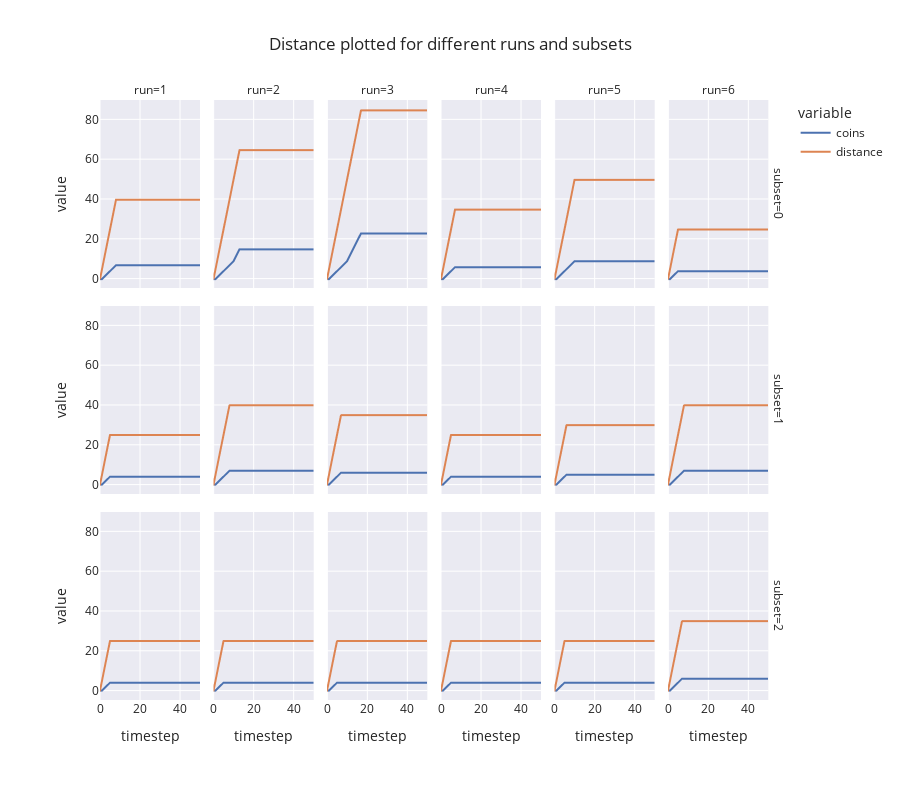

The notebook cell saved with this chart:
### Code cell
fig = px.line(
    df,
    x='timestep',
    y=['coins', 'distance'],
    facet_row='subset',
    facet_col='run',
    height=800,
    template='seaborn',
    title='Distance plotted for different runs and subsets'
)

fig.update_layout(
    margin=dict(l=100, r=100, t=100, b=100),
)

fig.show()

### Figure 1 — Plotly figure (JSON) as saved in the notebook; plotly's stock layout.template omitted (floating-point values rounded to 4 significant figures)
{"data": [{"hovertemplate": "variable=coins<br>subset=0<br>run=1<br>timestep=%{x}<br>value=%{y}<extra></extra>", "legendgroup": "coins", "line": {"color": "rgb(76,114,176)", "dash": "solid"}, "mode": "lines", "name": "coins", "showlegend": true, "type": "scattergl", "x": [0, 1, 2, 3, 4, 5, 6, 7, 8, 9, 10, 11, 12, 13, 14, 15, 16, 17, 18, 19, 20, 21, 22, 23, 24, 25, 26, 27, 28, 29, 30, 31, 32, 33, 34, 35, 36, 37, 38, 39, 40, 41, 42, 43, 44, 45, 46, 47, 48, 49, 50], "xaxis": "x13", "y": [0, 0, 1, 2, 3, 4, 5, 6, 7, 7, 7, 7, 7, 7, 7, 7, 7, 7, 7, 7, 7, 7, 7, 7, 7, 7, 7, 7, 7, 7, 7, 7, 7, 7, 7, 7, 7, 7, 7, 7, 7, 7, 7, 7, 7, 7, 7, 7, 7, 7, 7], "yaxis": "y13"}, {"hovertemplate": "variable=coins<br>subset=0<br>run=2<br>timestep=%{x}<br>value=%{y}<extra></extra>", "legendgroup": "coins", "line": {"color": "rgb(76,114,176)", "dash": "solid"}, "mode": "lines", "name": "coins", "showlegend": false, "type": "scattergl", "x": [0, 1, 2, 3, 4, 5, 6, 7, 8, 9, 10, 11, 12, 13, 14, 15, 16, 17, 18, 19, 20, 21, 22, 23, 24, 25, 26, 27, 28, 29, 30, 31, 32, 33, 34, 35, 36, 37, 38, 39, 40, 41, 42, 43, 44, 45, 46, 47, 48, 49, 50], "xaxis": "x14", "y": [0, 0, 1, 2, 3, 4, 5, 6, 7, 8, 9, 11, 13, 15, 15, 15, 15, 15, 15, 15, 15, 15, 15, 15, 15, 15, 15, 15, 15, 15, 15, 15, 15, 15, 15, 15, 15, 15, 15, 15, 15, 15, 15, 15, 15, 15, 15, 15, 15, 15, 15], "yaxis": "y14"}, {"hovertemplate": "variable=coins<br>subset=0<br>run=3<br>timestep=%{x}<br>value=%{y}<extra></extra>", "legendgroup": "coins", "line": {"color": "rgb(76,114,176)", "dash": "solid"}, "mode": "lines", "name": "coins", "showlegend": false, "type": "scattergl", "x": [0, 1, 2, 3, 4, 5, 6, 7, 8, 9, 10, 11, 12, 13, 14, 15, 16, 17, 18, 19, 20, 21, 22, 23, 24, 25, 26, 27, 28, 29, 30, 31, 32, 33, 34, 35, 36, 37, 38, 39, 40, 41, 42, 43, 44, 45, 46, 47, 48, 49, 50], "xaxis": "x15", "y": [0, 0, 1, 2, 3, 4, 5, 6, 7, 8, 9, 11, 13, 15, 17, 19, 21, 23, 23, 23, 23, 23, 23, 23, 23, 23, 23, 23, 23, 23, 23, 23, 23, 23, 23, 23, 23, 23, 23, 23, 23, 23, 23, 23, 23, 23, 23, 23, 23, 23, 23], "yaxis": "y15"}, {"hovertemplate": "variable=coins<br>subset=0<br>run=4<br>timestep=%{x}<br>value=%{y}<extra></extra>", "legendgroup": "coins", "line": {"color": "rgb(76,114,176)", "dash": "solid"}, "mode": "lines", "name": "coins", "showlegend": false, "type": "scattergl", "x": [0, 1, 2, 3, 4, 5, 6, 7, 8, 9, 10, 11, 12, 13, 14, 15, 16, 17, 18, 19, 20, 21, 22, 23, 24, 25, 26, 27, 28, 29, 30, 31, 32, 33, 34, 35, 36, 37, 38, 39, 40, 41, 42, 43, 44, 45, 46, 47, 48, 49, 50], "xaxis": "x16", "y": [0, 0, 1, 2, 3, 4, 5, 6, 6, 6, 6, 6, 6, 6, 6, 6, 6, 6, 6, 6, 6, 6, 6, 6, 6, 6, 6, 6, 6, 6, 6, 6, 6, 6, 6, 6, 6, 6, 6, 6, 6, 6, 6, 6, 6, 6, 6, 6, 6, 6, 6], "yaxis": "y16"}, {"hovertemplate": "variable=coins<br>subset=0<br>run=5<br>timestep=%{x}<br>value=%{y}<extra></extra>", "legendgroup": "coins", "line": {"color": "rgb(76,114,176)", "dash": "solid"}, "mode": "lines", "name": "coins", "showlegend": false, "type": "scattergl", "x": [0, 1, 2, 3, 4, 5, 6, 7, 8, 9, 10, 11, 12, 13, 14, 15, 16, 17, 18, 19, 20, 21, 22, 23, 24, 25, 26, 27, 28, 29, 30, 31, 32, 33, 34, 35, 36, 37, 38, 39, 40, 41, 42, 43, 44, 45, 46, 47, 48, 49, 50], "xaxis": "x17", "y": [0, 0, 1, 2, 3, 4, 5, 6, 7, 8, 9, 9, 9, 9, 9, 9, 9, 9, 9, 9, 9, 9, 9, 9, 9, 9, 9, 9, 9, 9, 9, 9, 9, 9, 9, 9, 9, 9, 9, 9, 9, 9, 9, 9, 9, 9, 9, 9, 9, 9, 9], "yaxis": "y17"}, {"hovertemplate": "variable=coins<br>subset=0<br>run=6<br>timestep=%{x}<br>value=%{y}<extra></extra>", "legendgroup": "coins", "line": {"color": "rgb(76,114,176)", "dash": "solid"}, "mode": "lines", "name": "coins", "showlegend": false, "type": "scattergl", "x": [0, 1, 2, 3, 4, 5, 6, 7, 8, 9, 10, 11, 12, 13, 14, 15, 16, 17, 18, 19, 20, 21, 22, 23, 24, 25, 26, 27, 28, 29, 30, 31, 32, 33, 34, 35, 36, 37, 38, 39, 40, 41, 42, 43, 44, 45, 46, 47, 48, 49, 50], "xaxis": "x18", "y": [0, 0, 1, 2, 3, 4, 4, 4, 4, 4, 4, 4, 4, 4, 4, 4, 4, 4, 4, 4, 4, 4, 4, 4, 4, 4, 4, 4, 4, 4, 4, 4, 4, 4, 4, 4, 4, 4, 4, 4, 4, 4, 4, 4, 4, 4, 4, 4, 4, 4, 4], "yaxis": "y18"}, {"hovertemplate": "variable=coins<br>subset=1<br>run=1<br>timestep=%{x}<br>value=%{y}<extra></extra>", "legendgroup": "coins", "line": {"color": "rgb(76,114,176)", "dash": "solid"}, "mode": "lines", "name": "coins", "showlegend": false, "type": "scattergl", "x": [0, 1, 2, 3, 4, 5, 6, 7, 8, 9, 10, 11, 12, 13, 14, 15, 16, 17, 18, 19, 20, 21, 22, 23, 24, 25, 26, 27, 28, 29, 30, 31, 32, 33, 34, 35, 36, 37, 38, 39, 40, 41, 42, 43, 44, 45, 46, 47, 48, 49, 50], "xaxis": "x7", "y": [0, 0, 1, 2, 3, 4, 4, 4, 4, 4, 4, 4, 4, 4, 4, 4, 4, 4, 4, 4, 4, 4, 4, 4, 4, 4, 4, 4, 4, 4, 4, 4, 4, 4, 4, 4, 4, 4, 4, 4, 4, 4, 4, 4, 4, 4, 4, 4, 4, 4, 4], "yaxis": "y7"}, {"hovertemplate": "variable=coins<br>subset=1<br>run=2<br>timestep=%{x}<br>value=%{y}<extra></extra>", "legendgroup": "coins", "line": {"color": "rgb(76,114,176)", "dash": "solid"}, "mode": "lines", "name": "coins", "showlegend": false, "type": "scattergl", "x": [0, 1, 2, 3, 4, 5, 6, 7, 8, 9, 10, 11, 12, 13, 14, 15, 16, 17, 18, 19, 20, 21, 22, 23, 24, 25, 26, 27, 28, 29, 30, 31, 32, 33, 34, 35, 36, 37, 38, 39, 40, 41, 42, 43, 44, 45, 46, 47, 48, 49, 50], "xaxis": "x8", "y": [0, 0, 1, 2, 3, 4, 5, 6, 7, 7, 7, 7, 7, 7, 7, 7, 7, 7, 7, 7, 7, 7, 7, 7, 7, 7, 7, 7, 7, 7, 7, 7, 7, 7, 7, 7, 7, 7, 7, 7, 7, 7, 7, 7, 7, 7, 7, 7, 7, 7, 7], "yaxis": "y8"}, {"hovertemplate": "variable=coins<br>subset=1<br>run=3<br>timestep=%{x}<br>value=%{y}<extra></extra>", "legendgroup": "coins", "line": {"color": "rgb(76,114,176)", "dash": "solid"}, "mode": "lines", "name": "coins", "showlegend": false, "type": "scattergl", "x": [0, 1, 2, 3, 4, 5, 6, 7, 8, 9, 10, 11, 12, 13, 14, 15, 16, 17, 18, 19, 20, 21, 22, 23, 24, 25, 26, 27, 28, 29, 30, 31, 32, 33, 34, 35, 36, 37, 38, 39, 40, 41, 42, 43, 44, 45, 46, 47, 48, 49, 50], "xaxis": "x9", "y": [0, 0, 1, 2, 3, 4, 5, 6, 6, 6, 6, 6, 6, 6, 6, 6, 6, 6, 6, 6, 6, 6, 6, 6, 6, 6, 6, 6, 6, 6, 6, 6, 6, 6, 6, 6, 6, 6, 6, 6, 6, 6, 6, 6, 6, 6, 6, 6, 6, 6, 6], "yaxis": "y9"}, {"hovertemplate": "variable=coins<br>subset=1<br>run=4<br>timestep=%{x}<br>value=%{y}<extra></extra>", "legendgroup": "coins", "line": {"color": "rgb(76,114,176)", "dash": "solid"}, "mode": "lines", "name": "coins", "showlegend": false, "type": "scattergl", "x": [0, 1, 2, 3, 4, 5, 6, 7, 8, 9, 10, 11, 12, 13, 14, 15, 16, 17, 18, 19, 20, 21, 22, 23, 24, 25, 26, 27, 28, 29, 30, 31, 32, 33, 34, 35, 36, 37, 38, 39, 40, 41, 42, 43, 44, 45, 46, 47, 48, 49, 50], "xaxis": "x10", "y": [0, 0, 1, 2, 3, 4, 4, 4, 4, 4, 4, 4, 4, 4, 4, 4, 4, 4, 4, 4, 4, 4, 4, 4, 4, 4, 4, 4, 4, 4, 4, 4, 4, 4, 4, 4, 4, 4, 4, 4, 4, 4, 4, 4, 4, 4, 4, 4, 4, 4, 4], "yaxis": "y10"}, {"hovertemplate": "variable=coins<br>subset=1<br>run=5<br>timestep=%{x}<br>value=%{y}<extra></extra>", "legendgroup": "coins", "line": {"color": "rgb(76,114,176)", "dash": "solid"}, "mode": "lines", "name": "coins", "showlegend": false, "type": "scattergl", "x": [0, 1, 2, 3, 4, 5, 6, 7, 8, 9, 10, 11, 12, 13, 14, 15, 16, 17, 18, 19, 20, 21, 22, 23, 24, 25, 26, 27, 28, 29, 30, 31, 32, 33, 34, 35, 36, 37, 38, 39, 40, 41, 42, 43, 44, 45, 46, 47, 48, 49, 50], "xaxis": "x11", "y": [0, 0, 1, 2, 3, 4, 5, 5, 5, 5, 5, 5, 5, 5, 5, 5, 5, 5, 5, 5, 5, 5, 5, 5, 5, 5, 5, 5, 5, 5, 5, 5, 5, 5, 5, 5, 5, 5, 5, 5, 5, 5, 5, 5, 5, 5, 5, 5, 5, 5, 5], "yaxis": "y11"}, {"hovertemplate": "variable=coins<br>subset=1<br>run=6<br>timestep=%{x}<br>value=%{y}<extra></extra>", "legendgroup": "coins", "line": {"color": "rgb(76,114,176)", "dash": "solid"}, "mode": "lines", "name": "coins", "showlegend": false, "type": "scattergl", "x": [0, 1, 2, 3, 4, 5, 6, 7, 8, 9, 10, 11, 12, 13, 14, 15, 16, 17, 18, 19, 20, 21, 22, 23, 24, 25, 26, 27, 28, 29, 30, 31, 32, 33, 34, 35, 36, 37, 38, 39, 40, 41, 42, 43, 44, 45, 46, 47, 48, 49, 50], "xaxis": "x12", "y": [0, 0, 1, 2, 3, 4, 5, 6, 7, 7, 7, 7, 7, 7, 7, 7, 7, 7, 7, 7, 7, 7, 7, 7, 7, 7, 7, 7, 7, 7, 7, 7, 7, 7, 7, 7, 7, 7, 7, 7, 7, 7, 7, 7, 7, 7, 7, 7, 7, 7, 7], "yaxis": "y12"}, {"hovertemplate": "variable=coins<br>subset=2<br>run=1<br>timestep=%{x}<br>value=%{y}<extra></extra>", "legendgroup": "coins", "line": {"color": "rgb(76,114,176)", "dash": "solid"}, "mode": "lines", "name": "coins", "showlegend": false, "type": "scattergl", "x": [0, 1, 2, 3, 4, 5, 6, 7, 8, 9, 10, 11, 12, 13, 14, 15, 16, 17, 18, 19, 20, 21, 22, 23, 24, 25, 26, 27, 28, 29, 30, 31, 32, 33, 34, 35, 36, 37, 38, 39, 40, 41, 42, 43, 44, 45, 46, 47, 48, 49, 50], "xaxis": "x", "y": [0, 0, 1, 2, 3, 4, 4, 4, 4, 4, 4, 4, 4, 4, 4, 4, 4, 4, 4, 4, 4, 4, 4, 4, 4, 4, 4, 4, 4, 4, 4, 4, 4, 4, 4, 4, 4, 4, 4, 4, 4, 4, 4, 4, 4, 4, 4, 4, 4, 4, 4], "yaxis": "y"}, {"hovertemplate": "variable=coins<br>subset=2<br>run=2<br>timestep=%{x}<br>value=%{y}<extra></extra>", "legendgroup": "coins", "line": {"color": "rgb(76,114,176)", "dash": "solid"}, "mode": "lines", "name": "coins", "showlegend": false, "type": "scattergl", "x": [0, 1, 2, 3, 4, 5, 6, 7, 8, 9, 10, 11, 12, 13, 14, 15, 16, 17, 18, 19, 20, 21, 22, 23, 24, 25, 26, 27, 28, 29, 30, 31, 32, 33, 34, 35, 36, 37, 38, 39, 40, 41, 42, 43, 44, 45, 46, 47, 48, 49, 50], "xaxis": "x2", "y": [0, 0, 1, 2, 3, 4, 4, 4, 4, 4, 4, 4, 4, 4, 4, 4, 4, 4, 4, 4, 4, 4, 4, 4, 4, 4, 4, 4, 4, 4, 4, 4, 4, 4, 4, 4, 4, 4, 4, 4, 4, 4, 4, 4, 4, 4, 4, 4, 4, 4, 4], "yaxis": "y2"}, {"hovertemplate": "variable=coins<br>subset=2<br>run=3<br>timestep=%{x}<br>value=%{y}<extra></extra>", "legendgroup": "coins", "line": {"color": "rgb(76,114,176)", "dash": "solid"}, "mode": "lines", "name": "coins", "showlegend": false, "type": "scattergl", "x": [0, 1, 2, 3, 4, 5, 6, 7, 8, 9, 10, 11, 12, 13, 14, 15, 16, 17, 18, 19, 20, 21, 22, 23, 24, 25, 26, 27, 28, 29, 30, 31, 32, 33, 34, 35, 36, 37, 38, 39, 40, 41, 42, 43, 44, 45, 46, 47, 48, 49, 50], "xaxis": "x3", "y": [0, 0, 1, 2, 3, 4, 4, 4, 4, 4, 4, 4, 4, 4, 4, 4, 4, 4, 4, 4, 4, 4, 4, 4, 4, 4, 4, 4, 4, 4, 4, 4, 4, 4, 4, 4, 4, 4, 4, 4, 4, 4, 4, 4, 4, 4, 4, 4, 4, 4, 4], "yaxis": "y3"}, {"hovertemplate": "variable=coins<br>subset=2<br>run=4<br>timestep=%{x}<br>value=%{y}<extra></extra>", "legendgroup": "coins", "line": {"color": "rgb(76,114,176)", "dash": "solid"}, "mode": "lines", "name": "coins", "showlegend": false, "type": "scattergl", "x": [0, 1, 2, 3, 4, 5, 6, 7, 8, 9, 10, 11, 12, 13, 14, 15, 16, 17, 18, 19, 20, 21, 22, 23, 24, 25, 26, 27, 28, 29, 30, 31, 32, 33, 34, 35, 36, 37, 38, 39, 40, 41, 42, 43, 44, 45, 46, 47, 48, 49, 50], "xaxis": "x4", "y": [0, 0, 1, 2, 3, 4, 4, 4, 4, 4, 4, 4, 4, 4, 4, 4, 4, 4, 4, 4, 4, 4, 4, 4, 4, 4, 4, 4, 4, 4, 4, 4, 4, 4, 4, 4, 4, 4, 4, 4, 4, 4, 4, 4, 4, 4, 4, 4, 4, 4, 4], "yaxis": "y4"}, {"hovertemplate": "variable=coins<br>subset=2<br>run=5<br>timestep=%{x}<br>value=%{y}<extra></extra>", "legendgroup": "coins", "line": {"color": "rgb(76,114,176)", "dash": "solid"}, "mode": "lines", "name": "coins", "showlegend": false, "type": "scattergl", "x": [0, 1, 2, 3, 4, 5, 6, 7, 8, 9, 10, 11, 12, 13, 14, 15, 16, 17, 18, 19, 20, 21, 22, 23, 24, 25, 26, 27, 28, 29, 30, 31, 32, 33, 34, 35, 36, 37, 38, 39, 40, 41, 42, 43, 44, 45, 46, 47, 48, 49, 50], "xaxis": "x5", "y": [0, 0, 1, 2, 3, 4, 4, 4, 4, 4, 4, 4, 4, 4, 4, 4, 4, 4, 4, 4, 4, 4, 4, 4, 4, 4, 4, 4, 4, 4, 4, 4, 4, 4, 4, 4, 4, 4, 4, 4, 4, 4, 4, 4, 4, 4, 4, 4, 4, 4, 4], "yaxis": "y5"}, {"hovertemplate": "variable=coins<br>subset=2<br>run=6<br>timestep=%{x}<br>value=%{y}<extra></extra>", "legendgroup": "coins", "line": {"color": "rgb(76,114,176)", "dash": "solid"}, "mode": "lines", "name": "coins", "showlegend": false, "type": "scattergl", "x": [0, 1, 2, 3, 4, 5, 6, 7, 8, 9, 10, 11, 12, 13, 14, 15, 16, 17, 18, 19, 20, 21, 22, 23, 24, 25, 26, 27, 28, 29, 30, 31, 32, 33, 34, 35, 36, 37, 38, 39, 40, 41, 42, 43, 44, 45, 46, 47, 48, 49, 50], "xaxis": "x6", "y": [0, 0, 1, 2, 3, 4, 5, 6, 6, 6, 6, 6, 6, 6, 6, 6, 6, 6, 6, 6, 6, 6, 6, 6, 6, 6, 6, 6, 6, 6, 6, 6, 6, 6, 6, 6, 6, 6, 6, 6, 6, 6, 6, 6, 6, 6, 6, 6, 6, 6, 6], "yaxis": "y6"}, {"hovertemplate": "variable=distance<br>subset=0<br>run=1<br>timestep=%{x}<br>value=%{y}<extra></extra>", "legendgroup": "distance", "line": {"color": "rgb(221,132,82)", "dash": "solid"}, "mode": "lines", "name": "distance", "showlegend": true, "type": "scattergl", "x": [0, 1, 2, 3, 4, 5, 6, 7, 8, 9, 10, 11, 12, 13, 14, 15, 16, 17, 18, 19, 20, 21, 22, 23, 24, 25, 26, 27, 28, 29, 30, 31, 32, 33, 34, 35, 36, 37, 38, 39, 40, 41, 42, 43, 44, 45, 46, 47, 48, 49, 50], "xaxis": "x13", "y": [0, 5, 10, 15, 20, 25, 30, 35, 40, 40, 40, 40, 40, 40, 40, 40, 40, 40, 40, 40, 40, 40, 40, 40, 40, 40, 40, 40, 40, 40, 40, 40, 40, 40, 40, 40, 40, 40, 40, 40, 40, 40, 40, 40, 40, 40, 40, 40, 40, 40, 40], "yaxis": "y13"}, {"hovertemplate": "variable=distance<br>subset=0<br>run=2<br>timestep=%{x}<br>value=%{y}<extra></extra>", "legendgroup": "distance", "line": {"color": "rgb(221,132,82)", "dash": "solid"}, "mode": "lines", "name": "distance", "showlegend": false, "type": "scattergl", "x": [0, 1, 2, 3, 4, 5, 6, 7, 8, 9, 10, 11, 12, 13, 14, 15, 16, 17, 18, 19, 20, 21, 22, 23, 24, 25, 26, 27, 28, 29, 30, 31, 32, 33, 34, 35, 36, 37, 38, 39, 40, 41, 42, 43, 44, 45, 46, 47, 48, 49, 50], "xaxis": "x14", "y": [0, 5, 10, 15, 20, 25, 30, 35, 40, 45, 50, 55, 60, 65, 65, 65, 65, 65, 65, 65, 65, 65, 65, 65, 65, 65, 65, 65, 65, 65, 65, 65, 65, 65, 65, 65, 65, 65, 65, 65, 65, 65, 65, 65, 65, 65, 65, 65, 65, 65, 65], "yaxis": "y14"}, {"hovertemplate": "variable=distance<br>subset=0<br>run=3<br>timestep=%{x}<br>value=%{y}<extra></extra>", "legendgroup": "distance", "line": {"color": "rgb(221,132,82)", "dash": "solid"}, "mode": "lines", "name": "distance", "showlegend": false, "type": "scattergl", "x": [0, 1, 2, 3, 4, 5, 6, 7, 8, 9, 10, 11, 12, 13, 14, 15, 16, 17, 18, 19, 20, 21, 22, 23, 24, 25, 26, 27, 28, 29, 30, 31, 32, 33, 34, 35, 36, 37, 38, 39, 40, 41, 42, 43, 44, 45, 46, 47, 48, 49, 50], "xaxis": "x15", "y": [0, 5, 10, 15, 20, 25, 30, 35, 40, 45, 50, 55, 60, 65, 70, 75, 80, 85, 85, 85, 85, 85, 85, 85, 85, 85, 85, 85, 85, 85, 85, 85, 85, 85, 85, 85, 85, 85, 85, 85, 85, 85, 85, 85, 85, 85, 85, 85, 85, 85, 85], "yaxis": "y15"}, {"hovertemplate": "variable=distance<br>subset=0<br>run=4<br>timestep=%{x}<br>value=%{y}<extra></extra>", "legendgroup": "distance", "line": {"color": "rgb(221,132,82)", "dash": "solid"}, "mode": "lines", "name": "distance", "showlegend": false, "type": "scattergl", "x": [0, 1, 2, 3, 4, 5, 6, 7, 8, 9, 10, 11, 12, 13, 14, 15, 16, 17, 18, 19, 20, 21, 22, 23, 24, 25, 26, 27, 28, 29, 30, 31, 32, 33, 34, 35, 36, 37, 38, 39, 40, 41, 42, 43, 44, 45, 46, 47, 48, 49, 50], "xaxis": "x16", "y": [0, 5, 10, 15, 20, 25, 30, 35, 35, 35, 35, 35, 35, 35, 35, 35, 35, 35, 35, 35, 35, 35, 35, 35, 35, 35, 35, 35, 35, 35, 35, 35, 35, 35, 35, 35, 35, 35, 35, 35, 35, 35, 35, 35, 35, 35, 35, 35, 35, 35, 35], "yaxis": "y16"}, {"hovertemplate": "variable=distance<br>subset=0<br>run=5<br>timestep=%{x}<br>value=%{y}<extra></extra>", "legendgroup": "distance", "line": {"color": "rgb(221,132,82)", "dash": "solid"}, "mode": "lines", "name": "distance", "showlegend": false, "type": "scattergl", "x": [0, 1, 2, 3, 4, 5, 6, 7, 8, 9, 10, 11, 12, 13, 14, 15, 16, 17, 18, 19, 20, 21, 22, 23, 24, 25, 26, 27, 28, 29, 30, 31, 32, 33, 34, 35, 36, 37, 38, 39, 40, 41, 42, 43, 44, 45, 46, 47, 48, 49, 50], "xaxis": "x17", "y": [0, 5, 10, 15, 20, 25, 30, 35, 40, 45, 50, 50, 50, 50, 50, 50, 50, 50, 50, 50, 50, 50, 50, 50, 50, 50, 50, 50, 50, 50, 50, 50, 50, 50, 50, 50, 50, 50, 50, 50, 50, 50, 50, 50, 50, 50, 50, 50, 50, 50, 50], "yaxis": "y17"}, {"hovertemplate": "variable=distance<br>subset=0<br>run=6<br>timestep=%{x}<br>value=%{y}<extra></extra>", "legendgroup": "distance", "line": {"color": "rgb(221,132,82)", "dash": "solid"}, "mode": "lines", "name": "distance", "showlegend": false, "type": "scattergl", "x": [0, 1, 2, 3, 4, 5, 6, 7, 8, 9, 10, 11, 12, 13, 14, 15, 16, 17, 18, 19, 20, 21, 22, 23, 24, 25, 26, 27, 28, 29, 30, 31, 32, 33, 34, 35, 36, 37, 38, 39, 40, 41, 42, 43, 44, 45, 46, 47, 48, 49, 50], "xaxis": "x18", "y": [0, 5, 10, 15, 20, 25, 25, 25, 25, 25, 25, 25, 25, 25, 25, 25, 25, 25, 25, 25, 25, 25, 25, 25, 25, 25, 25, 25, 25, 25, 25, 25, 25, 25, 25, 25, 25, 25, 25, 25, 25, 25, 25, 25, 25, 25, 25, 25, 25, 25, 25], "yaxis": "y18"}, {"hovertemplate": "variable=distance<br>subset=1<br>run=1<br>timestep=%{x}<br>value=%{y}<extra></extra>", "legendgroup": "distance", "line": {"color": "rgb(221,132,82)", "dash": "solid"}, "mode": "lines", "name": "distance", "showlegend": false, "type": "scattergl", "x": [0, 1, 2, 3, 4, 5, 6, 7, 8, 9, 10, 11, 12, 13, 14, 15, 16, 17, 18, 19, 20, 21, 22, 23, 24, 25, 26, 27, 28, 29, 30, 31, 32, 33, 34, 35, 36, 37, 38, 39, 40, 41, 42, 43, 44, 45, 46, 47, 48, 49, 50], "xaxis": "x7", "y": [0, 5, 10, 15, 20, 25, 25, 25, 25, 25, 25, 25, 25, 25, 25, 25, 25, 25, 25, 25, 25, 25, 25, 25, 25, 25, 25, 25, 25, 25, 25, 25, 25, 25, 25, 25, 25, 25, 25, 25, 25, 25, 25, 25, 25, 25, 25, 25, 25, 25, 25], "yaxis": "y7"}, {"hovertemplate": "variable=distance<br>subset=1<br>run=2<br>timestep=%{x}<br>value=%{y}<extra></extra>", "legendgroup": "distance", "line": {"color": "rgb(221,132,82)", "dash": "solid"}, "mode": "lines", "name": "distance", "showlegend": false, "type": "scattergl", "x": [0, 1, 2, 3, 4, 5, 6, 7, 8, 9, 10, 11, 12, 13, 14, 15, 16, 17, 18, 19, 20, 21, 22, 23, 24, 25, 26, 27, 28, 29, 30, 31, 32, 33, 34, 35, 36, 37, 38, 39, 40, 41, 42, 43, 44, 45, 46, 47, 48, 49, 50], "xaxis": "x8", "y": [0, 5, 10, 15, 20, 25, 30, 35, 40, 40, 40, 40, 40, 40, 40, 40, 40, 40, 40, 40, 40, 40, 40, 40, 40, 40, 40, 40, 40, 40, 40, 40, 40, 40, 40, 40, 40, 40, 40, 40, 40, 40, 40, 40, 40, 40, 40, 40, 40, 40, 40], "yaxis": "y8"}, {"hovertemplate": "variable=distance<br>subset=1<br>run=3<br>timestep=%{x}<br>value=%{y}<extra></extra>", "legendgroup": "distance", "line": {"color": "rgb(221,132,82)", "dash": "solid"}, "mode": "lines", "name": "distance", "showlegend": false, "type": "scattergl", "x": [0, 1, 2, 3, 4, 5, 6, 7, 8, 9, 10, 11, 12, 13, 14, 15, 16, 17, 18, 19, 20, 21, 22, 23, 24, 25, 26, 27, 28, 29, 30, 31, 32, 33, 34, 35, 36, 37, 38, 39, 40, 41, 42, 43, 44, 45, 46, 47, 48, 49, 50], "xaxis": "x9", "y": [0, 5, 10, 15, 20, 25, 30, 35, 35, 35, 35, 35, 35, 35, 35, 35, 35, 35, 35, 35, 35, 35, 35, 35, 35, 35, 35, 35, 35, 35, 35, 35, 35, 35, 35, 35, 35, 35, 35, 35, 35, 35, 35, 35, 35, 35, 35, 35, 35, 35, 35], "yaxis": "y9"}, {"hovertemplate": "variable=distance<br>subset=1<br>run=4<br>timestep=%{x}<br>value=%{y}<extra></extra>", "legendgroup": "distance", "line": {"color": "rgb(221,132,82)", "dash": "solid"}, "mode": "lines", "name": "distance", "showlegend": false, "type": "scattergl", "x": [0, 1, 2, 3, 4, 5, 6, 7, 8, 9, 10, 11, 12, 13, 14, 15, 16, 17, 18, 19, 20, 21, 22, 23, 24, 25, 26, 27, 28, 29, 30, 31, 32, 33, 34, 35, 36, 37, 38, 39, 40, 41, 42, 43, 44, 45, 46, 47, 48, 49, 50], "xaxis": "x10", "y": [0, 5, 10, 15, 20, 25, 25, 25, 25, 25, 25, 25, 25, 25, 25, 25, 25, 25, 25, 25, 25, 25, 25, 25, 25, 25, 25, 25, 25, 25, 25, 25, 25, 25, 25, 25, 25, 25, 25, 25, 25, 25, 25, 25, 25, 25, 25, 25, 25, 25, 25], "yaxis": "y10"}, {"hovertemplate": "variable=distance<br>subset=1<br>run=5<br>timestep=%{x}<br>value=%{y}<extra></extra>", "legendgroup": "distance", "line": {"color": "rgb(221,132,82)", "dash": "solid"}, "mode": "lines", "name": "distance", "showlegend": false, "type": "scattergl", "x": [0, 1, 2, 3, 4, 5, 6, 7, 8, 9, 10, 11, 12, 13, 14, 15, 16, 17, 18, 19, 20, 21, 22, 23, 24, 25, 26, 27, 28, 29, 30, 31, 32, 33, 34, 35, 36, 37, 38, 39, 40, 41, 42, 43, 44, 45, 46, 47, 48, 49, 50], "xaxis": "x11", "y": [0, 5, 10, 15, 20, 25, 30, 30, 30, 30, 30, 30, 30, 30, 30, 30, 30, 30, 30, 30, 30, 30, 30, 30, 30, 30, 30, 30, 30, 30, 30, 30, 30, 30, 30, 30, 30, 30, 30, 30, 30, 30, 30, 30, 30, 30, 30, 30, 30, 30, 30], "yaxis": "y11"}, {"hovertemplate": "variable=distance<br>subset=1<br>run=6<br>timestep=%{x}<br>value=%{y}<extra></extra>", "legendgroup": "distance", "line": {"color": "rgb(221,132,82)", "dash": "solid"}, "mode": "lines", "name": "distance", "showlegend": false, "type": "scattergl", "x": [0, 1, 2, 3, 4, 5, 6, 7, 8, 9, 10, 11, 12, 13, 14, 15, 16, 17, 18, 19, 20, 21, 22, 23, 24, 25, 26, 27, 28, 29, 30, 31, 32, 33, 34, 35, 36, 37, 38, 39, 40, 41, 42, 43, 44, 45, 46, 47, 48, 49, 50], "xaxis": "x12", "y": [0, 5, 10, 15, 20, 25, 30, 35, 40, 40, 40, 40, 40, 40, 40, 40, 40, 40, 40, 40, 40, 40, 40, 40, 40, 40, 40, 40, 40, 40, 40, 40, 40, 40, 40, 40, 40, 40, 40, 40, 40, 40, 40, 40, 40, 40, 40, 40, 40, 40, 40], "yaxis": "y12"}, {"hovertemplate": "variable=distance<br>subset=2<br>run=1<br>timestep=%{x}<br>value=%{y}<extra></extra>", "legendgroup": "distance", "line": {"color": "rgb(221,132,82)", "dash": "solid"}, "mode": "lines", "name": "distance", "showlegend": false, "type": "scattergl", "x": [0, 1, 2, 3, 4, 5, 6, 7, 8, 9, 10, 11, 12, 13, 14, 15, 16, 17, 18, 19, 20, 21, 22, 23, 24, 25, 26, 27, 28, 29, 30, 31, 32, 33, 34, 35, 36, 37, 38, 39, 40, 41, 42, 43, 44, 45, 46, 47, 48, 49, 50], "xaxis": "x", "y": [0, 5, 10, 15, 20, 25, 25, 25, 25, 25, 25, 25, 25, 25, 25, 25, 25, 25, 25, 25, 25, 25, 25, 25, 25, 25, 25, 25, 25, 25, 25, 25, 25, 25, 25, 25, 25, 25, 25, 25, 25, 25, 25, 25, 25, 25, 25, 25, 25, 25, 25], "yaxis": "y"}, {"hovertemplate": "variable=distance<br>subset=2<br>run=2<br>timestep=%{x}<br>value=%{y}<extra></extra>", "legendgroup": "distance", "line": {"color": "rgb(221,132,82)", "dash": "solid"}, "mode": "lines", "name": "distance", "showlegend": false, "type": "scattergl", "x": [0, 1, 2, 3, 4, 5, 6, 7, 8, 9, 10, 11, 12, 13, 14, 15, 16, 17, 18, 19, 20, 21, 22, 23, 24, 25, 26, 27, 28, 29, 30, 31, 32, 33, 34, 35, 36, 37, 38, 39, 40, 41, 42, 43, 44, 45, 46, 47, 48, 49, 50], "xaxis": "x2", "y": [0, 5, 10, 15, 20, 25, 25, 25, 25, 25, 25, 25, 25, 25, 25, 25, 25, 25, 25, 25, 25, 25, 25, 25, 25, 25, 25, 25, 25, 25, 25, 25, 25, 25, 25, 25, 25, 25, 25, 25, 25, 25, 25, 25, 25, 25, 25, 25, 25, 25, 25], "yaxis": "y2"}, {"hovertemplate": "variable=distance<br>subset=2<br>run=3<br>timestep=%{x}<br>value=%{y}<extra></extra>", "legendgroup": "distance", "line": {"color": "rgb(221,132,82)", "dash": "solid"}, "mode": "lines", "name": "distance", "showlegend": false, "type": "scattergl", "x": [0, 1, 2, 3, 4, 5, 6, 7, 8, 9, 10, 11, 12, 13, 14, 15, 16, 17, 18, 19, 20, 21, 22, 23, 24, 25, 26, 27, 28, 29, 30, 31, 32, 33, 34, 35, 36, 37, 38, 39, 40, 41, 42, 43, 44, 45, 46, 47, 48, 49, 50], "xaxis": "x3", "y": [0, 5, 10, 15, 20, 25, 25, 25, 25, 25, 25, 25, 25, 25, 25, 25, 25, 25, 25, 25, 25, 25, 25, 25, 25, 25, 25, 25, 25, 25, 25, 25, 25, 25, 25, 25, 25, 25, 25, 25, 25, 25, 25, 25, 25, 25, 25, 25, 25, 25, 25], "yaxis": "y3"}, {"hovertemplate": "variable=distance<br>subset=2<br>run=4<br>timestep=%{x}<br>value=%{y}<extra></extra>", "legendgroup": "distance", "line": {"color": "rgb(221,132,82)", "dash": "solid"}, "mode": "lines", "name": "distance", "showlegend": false, "type": "scattergl", "x": [0, 1, 2, 3, 4, 5, 6, 7, 8, 9, 10, 11, 12, 13, 14, 15, 16, 17, 18, 19, 20, 21, 22, 23, 24, 25, 26, 27, 28, 29, 30, 31, 32, 33, 34, 35, 36, 37, 38, 39, 40, 41, 42, 43, 44, 45, 46, 47, 48, 49, 50], "xaxis": "x4", "y": [0, 5, 10, 15, 20, 25, 25, 25, 25, 25, 25, 25, 25, 25, 25, 25, 25, 25, 25, 25, 25, 25, 25, 25, 25, 25, 25, 25, 25, 25, 25, 25, 25, 25, 25, 25, 25, 25, 25, 25, 25, 25, 25, 25, 25, 25, 25, 25, 25, 25, 25], "yaxis": "y4"}, {"hovertemplate": "variable=distance<br>subset=2<br>run=5<br>timestep=%{x}<br>value=%{y}<extra></extra>", "legendgroup": "distance", "line": {"color": "rgb(221,132,82)", "dash": "solid"}, "mode": "lines", "name": "distance", "showlegend": false, "type": "scattergl", "x": [0, 1, 2, 3, 4, 5, 6, 7, 8, 9, 10, 11, 12, 13, 14, 15, 16, 17, 18, 19, 20, 21, 22, 23, 24, 25, 26, 27, 28, 29, 30, 31, 32, 33, 34, 35, 36, 37, 38, 39, 40, 41, 42, 43, 44, 45, 46, 47, 48, 49, 50], "xaxis": "x5", "y": [0, 5, 10, 15, 20, 25, 25, 25, 25, 25, 25, 25, 25, 25, 25, 25, 25, 25, 25, 25, 25, 25, 25, 25, 25, 25, 25, 25, 25, 25, 25, 25, 25, 25, 25, 25, 25, 25, 25, 25, 25, 25, 25, 25, 25, 25, 25, 25, 25, 25, 25], "yaxis": "y5"}, {"hovertemplate": "variable=distance<br>subset=2<br>run=6<br>timestep=%{x}<br>value=%{y}<extra></extra>", "legendgroup": "distance", "line": {"color": "rgb(221,132,82)", "dash": "solid"}, "mode": "lines", "name": "distance", "showlegend": false, "type": "scattergl", "x": [0, 1, 2, 3, 4, 5, 6, 7, 8, 9, 10, 11, 12, 13, 14, 15, 16, 17, 18, 19, 20, 21, 22, 23, 24, 25, 26, 27, 28, 29, 30, 31, 32, 33, 34, 35, 36, 37, 38, 39, 40, 41, 42, 43, 44, 45, 46, 47, 48, 49, 50], "xaxis": "x6", "y": [0, 5, 10, 15, 20, 25, 30, 35, 35, 35, 35, 35, 35, 35, 35, 35, 35, 35, 35, 35, 35, 35, 35, 35, 35, 35, 35, 35, 35, 35, 35, 35, 35, 35, 35, 35, 35, 35, 35, 35, 35, 35, 35, 35, 35, 35, 35, 35, 35, 35, 35], "yaxis": "y6"}], "layout": {"annotations": [{"font": {}, "showarrow": false, "text": "run=1", "x": 0.07333, "xanchor": "center", "xref": "paper", "y": 1.0, "yanchor": "bottom", "yref": "paper"}, {"font": {}, "showarrow": false, "text": "run=2", "x": 0.24, "xanchor": "center", "xref": "paper", "y": 1.0, "yanchor": "bottom", "yref": "paper"}, {"font": {}, "showarrow": false, "text": "run=3", "x": 0.4067, "xanchor": "center", "xref": "paper", "y": 1.0, "yanchor": "bottom", "yref": "paper"}, {"font": {}, "showarrow": false, "text": "run=4", "x": 0.5733, "xanchor": "center", "xref": "paper", "y": 1.0, "yanchor": "bottom", "yref": "paper"}, {"font": {}, "showarrow": false, "text": "run=5", "x": 0.74, "xanchor": "center", "xref": "paper", "y": 1.0, "yanchor": "bottom", "yref": "paper"}, {"font": {}, "showarrow": false, "text": "run=6", "x": 0.9067, "xanchor": "center", "xref": "paper", "y": 1.0, "yanchor": "bottom", "yref": "paper"}, {"font": {}, "showarrow": false, "text": "subset=2", "textangle": 90, "x": 0.98, "xanchor": "left", "xref": "paper", "y": 0.1567, "yanchor": "middle", "yref": "paper"}, {"font": {}, "showarrow": false, "text": "subset=1", "textangle": 90, "x": 0.98, "xanchor": "left", "xref": "paper", "y": 0.5, "yanchor": "middle", "yref": "paper"}, {"font": {}, "showarrow": false, "text": "subset=0", "textangle": 90, "x": 0.98, "xanchor": "left", "xref": "paper", "y": 0.8433, "yanchor": "middle", "yref": "paper"}], "height": 800, "legend": {"title": {"text": "variable"}, "tracegroupgap": 0}, "margin": {"b": 100, "l": 100, "r": 100, "t": 100}, "title": {"text": "Distance plotted for different runs and subsets"}, "xaxis": {"anchor": "y", "domain": [0, 0.1467], "title": {"text": "timestep"}}, "xaxis10": {"anchor": "y10", "domain": [0.5, 0.6467], "matches": "x", "showticklabels": false}, "xaxis11": {"anchor": "y11", "domain": [0.6667, 0.8133], "matches": "x", "showticklabels": false}, "xaxis12": {"anchor": "y12", "domain": [0.8333, 0.98], "matches": "x", "showticklabels": false}, "xaxis13": {"anchor": "y13", "domain": [0, 0.1467], "matches": "x", "showticklabels": false}, "xaxis14": {"anchor": "y14", "domain": [0.1667, 0.3133], "matches": "x", "showticklabels": false}, "xaxis15": {"anchor": "y15", "domain": [0.3333, 0.48], "matches": "x", "showticklabels": false}, "xaxis16": {"anchor": "y16", "domain": [0.5, 0.6467], "matches": "x", "showticklabels": false}, "xaxis17": {"anchor": "y17", "domain": [0.6667, 0.8133], "matches": "x", "showticklabels": false}, "xaxis18": {"anchor": "y18", "domain": [0.8333, 0.98], "matches": "x", "showticklabels": false}, "xaxis2": {"anchor": "y2", "domain": [0.1667, 0.3133], "matches": "x", "title": {"text": "timestep"}}, "xaxis3": {"anchor": "y3", "domain": [0.3333, 0.48], "matches": "x", "title": {"text": "timestep"}}, "xaxis4": {"anchor": "y4", "domain": [0.5, 0.6467], "matches": "x", "title": {"text": "timestep"}}, "xaxis5": {"anchor": "y5", "domain": [0.6667, 0.8133], "matches": "x", "title": {"text": "timestep"}}, "xaxis6": {"anchor": "y6", "domain": [0.8333, 0.98], "matches": "x", "title": {"text": "timestep"}}, "xaxis7": {"anchor": "y7", "domain": [0, 0.1467], "matches": "x", "showticklabels": false}, "xaxis8": {"anchor": "y8", "domain": [0.1667, 0.3133], "matches": "x", "showticklabels": false}, "xaxis9": {"anchor": "y9", "domain": [0.3333, 0.48], "matches": "x", "showticklabels": false}, "yaxis": {"anchor": "x", "domain": [0, 0.3133], "title": {"text": "value"}}, "yaxis10": {"anchor": "x10", "domain": [0.3433, 0.6567], "matches": "y", "showticklabels": false}, "yaxis11": {"anchor": "x11", "domain": [0.3433, 0.6567], "matches": "y", "showticklabels": false}, "yaxis12": {"anchor": "x12", "domain": [0.3433, 0.6567], "matches": "y", "showticklabels": false}, "yaxis13": {"anchor": "x13", "domain": [0.6867, 1.0], "matches": "y", "title": {"text": "value"}}, "yaxis14": {"anchor": "x14", "domain": [0.6867, 1.0], "matches": "y", "showticklabels": false}, "yaxis15": {"anchor": "x15", "domain": [0.6867, 1.0], "matches": "y", "showticklabels": false}, "yaxis16": {"anchor": "x16", "domain": [0.6867, 1.0], "matches": "y", "showticklabels": false}, "yaxis17": {"anchor": "x17", "domain": [0.6867, 1.0], "matches": "y", "showticklabels": false}, "yaxis18": {"anchor": "x18", "domain": [0.6867, 1.0], "matches": "y", "showticklabels": false}, "yaxis2": {"anchor": "x2", "domain": [0, 0.3133], "matches": "y", "showticklabels": false}, "yaxis3": {"anchor": "x3", "domain": [0, 0.3133], "matches": "y", "showticklabels": false}, "yaxis4": {"anchor": "x4", "domain": [0, 0.3133], "matches": "y", "showticklabels": false}, "yaxis5": {"anchor": "x5", "domain": [0, 0.3133], "matches": "y", "showticklabels": false}, "yaxis6": {"anchor": "x6", "domain": [0, 0.3133], "matches": "y", "showticklabels": false}, "yaxis7": {"anchor": "x7", "domain": [0.3433, 0.6567], "matches": "y", "title": {"text": "value"}}, "yaxis8": {"anchor": "x8", "domain": [0.3433, 0.6567], "matches": "y", "showticklabels": false}, "yaxis9": {"anchor": "x9", "domain": [0.3433, 0.6567], "matches": "y", "showticklabels": false}}}
